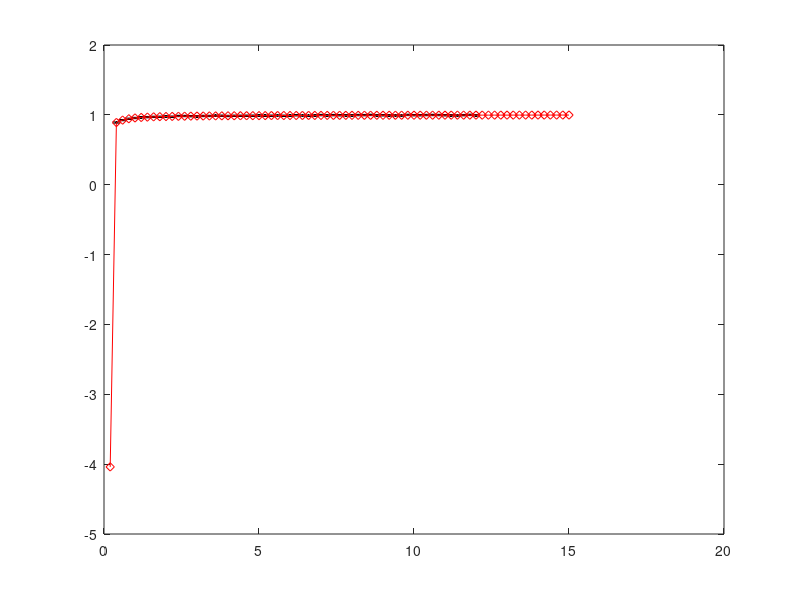

Here is the MATLAB script that generated this plot:
load datafile
X = VarName1; %time stored in ms
Y = VarName2; %signal strength stored in mW
%uncertainty of y at time x
uncertainty = diag(VarName3.^(-2));

%to establish to what iteration the for loop runs to
prompt = 'What is your largest desired n? ';
n = input(prompt);

%A matrix for when N = 0
A = ones(59,1);
%To calculate the A matrix to find all coefficient
for count = 1:n
    A(:,count+1) = X.^(-count);
end
%c = coefficients
c = ((A' * uncertainty * A)^(-1)) * (A' * uncertainty * Y);
c;
%Uncertainties of coefficients
cUncert = ((A' * uncertainty * A)^(-1)).^(1/2);

%Theoretical y's calculated
yFit = A * c;
chi = 0;

%To calculate the chi for "goodness" of fit
for count = 1:59
    chi = chi + ((yFit(count,1) - Y(count,1))^2 / 59);
end
chi;

yTest = 0;

%Testing prediction for .2 using linear least fit
for count = 1:n+1
    yTest =  yTest + c(count,1) * .2^(1 - count);
end
yTest;

%BELOW HERE IS FOR MAKING COMPARISON GRAPHS!

x = 0:.2:15;
x = x';
A = ones(76,1);
for count = 1:n
    A(:,count+1) = x.^(-count);
end
fx = A * c;
hold off
errorbar(X, Y, VarName3, 'k.')
hold on
plot(x, fx, 'rd-')